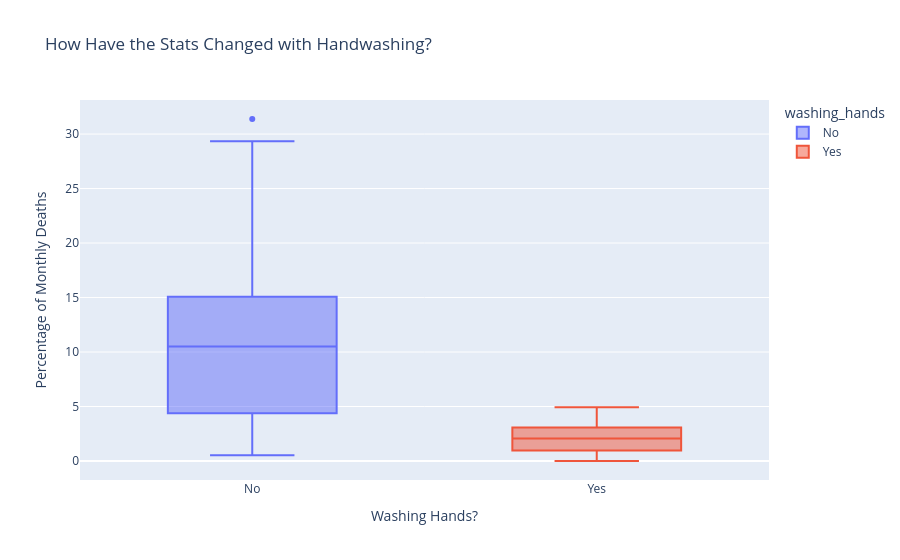

This figure's notebook cell:
### Code cell
box = px.box(df_monthly,
             x='washing_hands',
             y='pct_deaths',
             color='washing_hands',
             title='How Have the Stats Changed with Handwashing?')

box.update_layout(xaxis_title='Washing Hands?',
                  yaxis_title='Percentage of Monthly Deaths',)

box.show()

### Figure 1 — Plotly figure (JSON) as saved in the notebook; plotly's stock layout.template omitted (floating-point values rounded to 4 significant figures)
{"data": [{"alignmentgroup": "True", "hovertemplate": "washing_hands=%{x}<br>pct_deaths=%{y}<extra></extra>", "legendgroup": "No", "marker": {"color": "#636efa"}, "name": "No", "notched": false, "offsetgroup": "No", "orientation": "v", "showlegend": true, "x": ["No", "No", "No", "No", "No", "No", "No", "No", "No", "No", "No", "No", "No", "No", "No", "No", "No", "No", "No", "No", "No", "No", "No", "No", "No", "No", "No", "No", "No", "No", "No", "No", "No", "No", "No", "No", "No", "No", "No", "No", "No", "No", "No", "No", "No", "No", "No", "No", "No", "No", "No", "No", "No", "No", "No", "No", "No", "No", "No", "No", "No", "No", "No", "No", "No", "No", "No", "No", "No", "No", "No", "No", "No", "No", "No", "No"], "x0": " ", "xaxis": "x", "y": [14.57, 7.531, 4.332, 1.569, 0.7843, 5.0, 8.421, 1.351, 1.878, 11.02, 22.55, 20.85, 12.22, 10.23, 10.74, 3.226, 6.593, 20.78, 25.46, 18.39, 29.34, 22.97, 31.38, 19.12, 15.97, 12.41, 11.93, 6.098, 4.082, 0.5236, 1.554, 2.262, 17.6, 7.143, 8.051, 15.16, 11.28, 17.03, 17.31, 5.833, 2.679, 4.369, 6.32, 1.224, 3.226, 11.02, 10.55, 7.591, 4.745, 4.452, 4.231, 4.392, 7.143, 6.122, 3.586, 10.55, 14.84, 10.94, 10.49, 13.39, 18.09, 15.43, 18.97, 13.44, 10.15, 13.1, 18.06, 14.39, 14.96, 10.77, 5.369, 3.215, 1.923, 3.607, 18.27, 12.24], "y0": " ", "yaxis": "y", "type": "box"}, {"alignmentgroup": "True", "hovertemplate": "washing_hands=%{x}<br>pct_deaths=%{y}<extra></extra>", "legendgroup": "Yes", "marker": {"color": "#EF553B"}, "name": "Yes", "notched": false, "offsetgroup": "Yes", "orientation": "v", "showlegend": true, "x": ["Yes", "Yes", "Yes", "Yes", "Yes", "Yes", "Yes", "Yes", "Yes", "Yes", "Yes", "Yes", "Yes", "Yes", "Yes", "Yes", "Yes", "Yes", "Yes", "Yes", "Yes", "Yes"], "x0": " ", "xaxis": "x", "y": [2.239, 1.2, 1.894, 4.58, 3.957, 4.472, 2.93, 3.534, 0.6873, 0.0, 0.6557, 0.9585, 1.136, 0.3717, 0.0, 0.9615, 2.341, 2.903, 1.34, 2.233, 3.085, 4.926], "y0": " ", "yaxis": "y", "type": "box"}], "layout": {"xaxis": {"anchor": "y", "domain": [0.0, 1.0], "title": {"text": "Washing Hands?"}, "categoryorder": "array", "categoryarray": ["No", "Yes"]}, "yaxis": {"anchor": "x", "domain": [0.0, 1.0], "title": {"text": "Percentage of Monthly Deaths"}}, "legend": {"title": {"text": "washing_hands"}, "tracegroupgap": 0}, "title": {"text": "How Have the Stats Changed with Handwashing?"}, "boxmode": "overlay"}}
